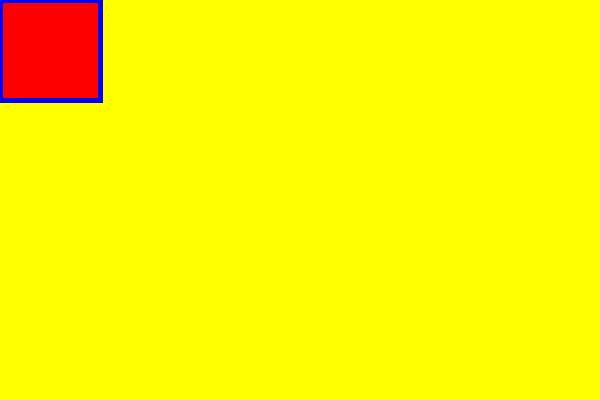
Frame 1 (no input)
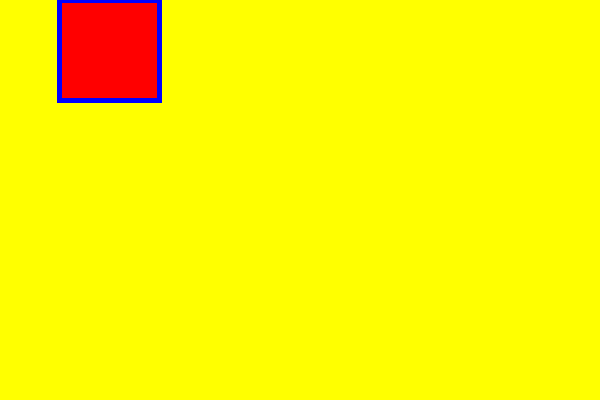
Frame 60 (the mouse pressed at the canvas centre just before this capture)
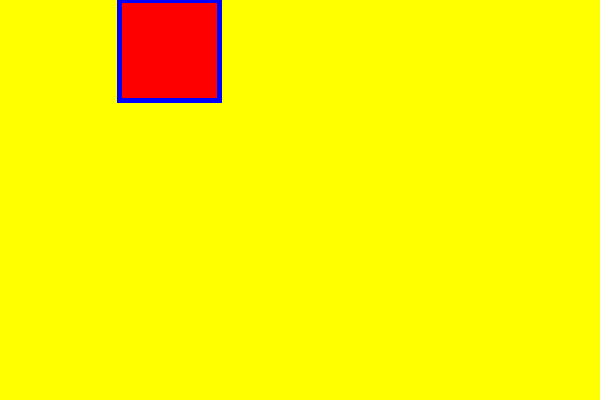
Frame 120 (the mouse held since frame 60 and released just before this capture)

The Processing sketch that drew these frames (run headless with seeded random() and noise(); from frame 60 on, the mouse is pressed at the canvas centre):

// Processing sketch: s03_bouncefloat
// ── s03_bouncefloat.pde
void setup() {
  size(600,400);
  fill(255,0,0);
  stroke(0,0,255);
  strokeWeight(5);
 // frameRate(0.5);
}

int x = 0, y = 0;
int dx = 1, dy = 1;
final int SIZE=100;
void draw() {
  background(255,255,0);
  rect(x, y, SIZE,SIZE);
  x += dx;
  if (x < 0 || x >= width-SIZE) {
    dx = -dx;
  }
}
